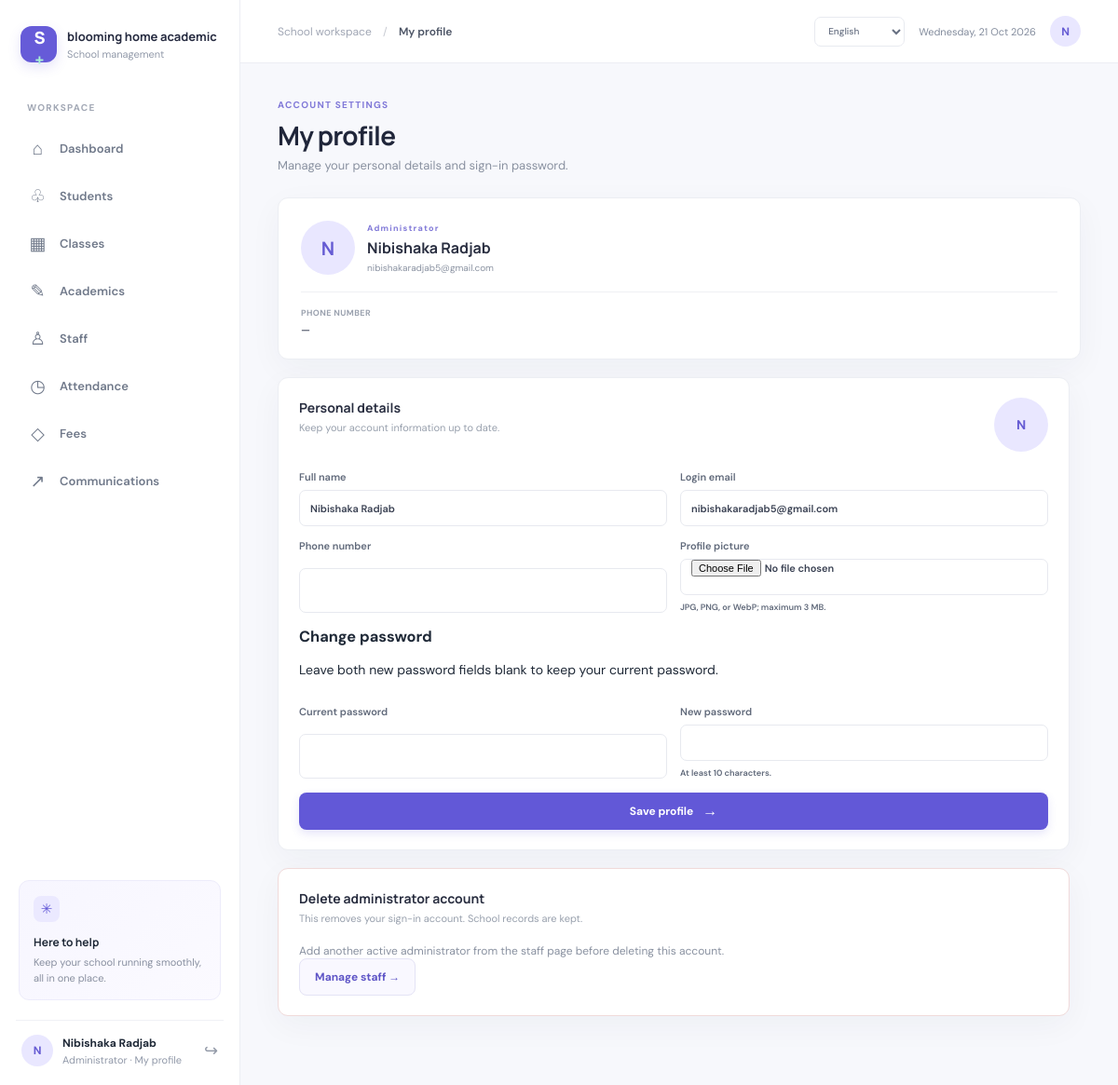
Screenshot of /index.php?page=profile (signed in) with the database file from the repository.
### tables this page shows
CREATE TABLE IF NOT EXISTS users (
    id BIGINT UNSIGNED AUTO_INCREMENT PRIMARY KEY,
    school_id BIGINT UNSIGNED NOT NULL,
    role_id TINYINT UNSIGNED NOT NULL,
    name VARCHAR(150) NOT NULL,
    email VARCHAR(190) NOT NULL UNIQUE,
    phone VARCHAR(40) NULL,
    password_hash VARCHAR(255) NOT NULL,
    profile_picture VARCHAR(255) NULL,
    is_active BOOLEAN NOT NULL DEFAULT TRUE,
    created_at TIMESTAMP NOT NULL DEFAULT CURRENT_TIMESTAMP,
    CONSTRAINT fk_users_school FOREIGN KEY (school_id) REFERENCES schools(id) ON DELETE CASCADE,
    CONSTRAINT fk_users_role FOREIGN KEY (role_id) REFERENCES roles(id)
);

CREATE TABLE IF NOT EXISTS roles (
    id TINYINT UNSIGNED AUTO_INCREMENT PRIMARY KEY,
    name VARCHAR(30) NOT NULL UNIQUE
);

### index.php (called while the page is built, shortened)
<?php
require_once __DIR__ . '/app/bootstrap.php';
require_once __DIR__ . '/app/layout.php';
require_login();
$pages = [
    'dashboard' => ['Dashboard', __DIR__ . '/pages/dashboard.php'],
    'students' => ['Students', __DIR__ . '/pages/students.php'],
    'classes' => ['Classes', __DIR__ . '/pages/classes.php'],
    'academics' => ['Academics', __DIR__ . '/pages/academics.php'],
    'teachers' => ['Staff', __DIR__ . '/pages/teachers.php'],
    'attendance' => ['Attendance', __DIR__ . '/pages/attendance.php'],
    'fees' => ['Fees', __DIR__ . '/pages/fees.php'],
    'communications' => ['Communications', __DIR__ . '/pages/communications.php'],
    'profile' => ['My profile', __DIR__ . '/pages/profile.php'],
];
$page = $_GET['page'] ?? (($_SESSION['user_role'] ?? '') === 'student' ? 'profile' : 'dashboard');
[$title, $file] = $pages[$page];
render_header($title, $page);
require $file;
render_footer();

### app/bootstrap.php (called while the page is built, shortened)
<?php
require_once __DIR__ . '/../config/database.php';
function current_language(): string
{
    return in_array($_SESSION['language'] ?? '', ['en', 'fr', 'sw'], true)
        ? $_SESSION['language']
        : 'en';
}
function t(string $message, array $replacements = []): string
{
    static $translations;
    $translations ??= require __DIR__ . '/translations.php';
    $translated = $translations[current_language()][$message] ?? $message;
    return $translated;
}
function localized_date(string|int $date, string $style = 'medium'): string
{
    $timestamp = is_int($date) ? $date : strtotime($date);
    $weekday = [
        'fr' => ['dimanche', 'lundi', 'mardi', 'mercredi', 'jeudi', 'vendredi', 'samedi'],
        'sw' => ['Jumapili', 'Jumatatu', 'Jumanne', 'Jumatano', 'Alhamisi', 'Ijumaa', 'Jumamosi'],
    ];
    $monthsShort = [
        'fr' => ['janv.', 'févr.', 'mars', 'avr.', 'mai', 'juin', 'juil.', 'août', 'sept.', 'oct.', 'nov.', 'déc.'],
        'sw' => ['Jan', 'Feb', 'Mac', 'Apr', 'Mei', 'Jun', 'Jul', 'Ago', 'Sep', 'Okt', 'Nov', 'Des'],
    ];
    $language = current_language();
    $day = (int) date('w', $timestamp);
    $month = (int) date('n', $timestamp) - 1;
    $shortMonth = $language === 'en' ? date('M', $timestamp) : $monthsShort[$language][$month];
    if ($style === 'full') {
        $dayName = $language === 'en' ? date('l', $timestamp) : $weekday[$language][$day];
        return ucfirst($dayName) . ', ' . date('j', $timestamp) . ' ' . $shortMonth . ' ' . date('Y', $timestamp);
    }
    return date('j', $timestamp) . ' ' . $shortMonth . ' ' . date('Y', $timestamp);
}
function e(?string $value): string
{
    return htmlspecialchars($value ?? '', ENT_QUOTES | ENT_SUBSTITUTE, 'UTF-8');
}
    ?>
    <?php
function require_login(): void
{
    $account = database()->prepare(
        'SELECT u.is_active, u.name, u.profile_picture, r.name AS role
         FROM users u JOIN roles r ON r.id = u.role_id
         WHERE u.id = ? AND u.school_id = ?'
    );
    $account->execute([(int) $_SESSION['user_id'], (int) $_SESSION['school_id']]);
}
function role_label(string $role): string
{
    $labels = [
        'admin' => 'Administrator',
        'teacher' => 'Teacher',
        'accountant' => 'Accountant',
        'dos' => 'Director of Studies (DOS)',
        'head_of_studies' => 'Head of Studies',
        'behavior_officer' => 'Behavior Officer',
        'parent' => 'Parent',
        'student' => 'Student',
    ];
    return t($labels[$role] ?? ucfirst(str_replace('_', ' ', $role)));
}
function current_user(): array
{
    return [
        'id' => (int) $_SESSION['user_id'],
        'school_id' => (int) $_SESSION['school_id'],
        'name' => (string) $_SESSION['user_name'],
        'role' => (string) $_SESSION['user_role'],
        'school_name' => (string) $_SESSION['school_name'],
        'profile_picture' => (string) ($_SESSION['profile_picture'] ?? ''),
    ];
}

### config/database.php (called while the page is built, shortened)
<?php
function database(): PDO
{
    static $connection;
    if ($connection instanceof PDO) {
        return $connection;
    }
    $host = getenv('DB_HOST') ?: '127.0.0.1';
    $name = getenv('DB_NAME') ?: 'school_management';
    $user = getenv('DB_USER') ?: 'root';
    $password = getenv('DB_PASSWORD') ?: '';
    $port = getenv('DB_PORT') ?: '3307';
    $connection = new PDO(
        "mysql:host={$host};port={$port};dbname={$name};charset=utf8mb4",
        $user,
        $password,
        [
            PDO::ATTR_ERRMODE => PDO::ERRMODE_EXCEPTION,
            PDO::ATTR_DEFAULT_FETCH_MODE => PDO::FETCH_ASSOC,
            PDO::ATTR_EMULATE_PREPARES => false,
        ]
    );
    return $connection;
}

### pages/profile.php (the view, shortened to what this page needs)
<?php
$user = current_user();
$profileQuery = database()->prepare(
    'SELECT u.name, u.email, u.phone, u.profile_picture, COALESCE(t.index_code, s.index_code) AS index_code
     FROM users u LEFT JOIN teachers t ON t.user_id = u.id AND t.school_id = u.school_id
     LEFT JOIN students s ON s.user_id = u.id AND s.school_id = u.school_id
     WHERE u.id = ? AND u.school_id = ?'
);
$profileQuery->execute([$user['id'], $user['school_id']]);
$profile = $profileQuery->fetch();
$otherAdministrators = 0;
if ($user['role'] === 'admin') {
    $adminQuery = database()->prepare(
        'SELECT COUNT(*) FROM users u JOIN roles r ON r.id = u.role_id
         WHERE u.school_id = ? AND u.is_active = 1 AND r.name = "admin" AND u.id <> ?'
    );
    $adminQuery->execute([$user['school_id'], $user['id']]);
    $otherAdministrators = (int) $adminQuery->fetchColumn();
}
?>
<section class="page-heading"><div><span class="eyebrow"><?= e(t('ACCOUNT SETTINGS')) ?></span><h1><?= e(t('My profile')) ?></h1><p><?= e(t('Manage your personal details and sign-in password.')) ?></p></div></section>
<section class="profile-card profile-card-self">
    <div class="profile-card-header">
        <?php if ($profile['profile_picture']): ?><img class="profile-card-avatar" src="<?= e($profile['profile_picture']) ?>" alt="<?= e(t('Profile picture')) ?>"><?php else: ?><span class="profile-card-avatar profile-card-initial"><?= e(strtoupper(substr($profile['name'], 0, 1))) ?></span><?php endif; ?>
        <div class="profile-card-identity"><span class="eyebrow"><?= e(role_label($user['role'])) ?></span><h2><?= e($profile['name']) ?></h2><span><?= e($profile['email']) ?></span></div>
    </div>
    <div class="profile-card-details">
        <div><small><?= e(t('Phone number')) ?></small><strong><?= e($profile['phone'] ?: '—') ?></strong></div>
    </div>
</section>
<section class="panel form-panel profile-panel">
    <div class="panel-heading"><div><h2><?= e(t('Personal details')) ?></h2><p><?= e(t('Keep your account information up to date.')) ?></p></div>
        <?php if ($profile['profile_picture']): ?><img class="profile-preview" src="<?= e($profile['profile_picture']) ?>" alt="<?= e(t('Profile picture')) ?>"><?php else: ?><span class="profile-preview profile-initial"><?= e(strtoupper(substr($profile['name'], 0, 1))) ?></span><?php endif; ?>
    </div>
    <form method="post" action="index.php?page=profile" enctype="multipart/form-data" class="form-stack">
        <div class="form-grid">
            <label><?= e(t('Full name')) ?><input name="name" value="<?= e($profile['name']) ?>" required maxlength="150"></label>
            <label><?= e(t('Login email')) ?><input type="email" name="email" value="<?= e($profile['email']) ?>" required maxlength="190" autocomplete="email"></label>
            <label><?= e(t('Phone number')) ?><input name="phone" value="<?= e($profile['phone'] ?? '') ?>" maxlength="40"></label>
            <label><?= e(t('Profile picture')) ?><input type="file" name="profile_picture" accept="image/jpeg,image/png,image/webp"><small><?= e(t('JPG, PNG, or WebP; maximum 3 MB.')) ?></small></label>
        </div>
        <div class="inline-section-title"><div><h3><?= e(t('Change password')) ?></h3><p><?= e(t('Leave both new password fields blank to keep your current password.')) ?></p></div></div>
        <div class="form-grid">
            <label><?= e(t('Current password')) ?><input type="password" name="current_password" autocomplete="current-password"></label>
            <label><?= e(t('New password')) ?><input type="password" name="new_password" minlength="10" autocomplete="new-password"><small><?= e(t('At least 10 characters.')) ?></small></label>
        </div>
        <button class="button button-primary" type="submit"><?= e(t('Save profile')) ?> <span>→</span></button>
    </form>
</section>
<?php if ($user['role'] === 'admin'): ?>
<section class="panel form-panel profile-panel danger-panel">
    <div class="panel-heading"><div><h2><?= e(t('Delete administrator account')) ?></h2><p><?= e(t('This removes your sign-in account. School records are kept.')) ?></p></div></div>
    <?php if ($otherAdministrators === 0): ?>
        <p class="form-note"><?= e(t('Add another active administrator from the staff page before deleting this account.')) ?></p>
        <a class="button button-secondary" href="index.php?page=teachers"><?= e(t('Manage staff')) ?> →</a>
    <?php endif; ?>
</section>
<?php endif; ?>

### app/layout.php (shortened to what this page needs)
<?php
function render_language_selector(string $class = 'language-picker'): void
{
    $script = basename((string) ($_SERVER['SCRIPT_NAME'] ?? 'index.php'));
    $query = $_GET;
    ?>
    <form class="<?= e($class) ?>" method="get" action="<?= e($script) ?>">
        <select id="language-select" name="lang" aria-label="<?= e(t('Language')) ?>" onchange="this.form.submit()">
            <?php foreach (['en' => 'English', 'fr' => 'French', 'sw' => 'Kiswahili'] as $code => $label): ?>
                <option value="<?= e($code) ?>"<?= current_language() === $code ? ' selected' : '' ?>><?= e(t($label)) ?></option>
            <?php endforeach; ?>
        </select>
    </form>
    <?php
}
function render_header(string $title, string $activePage): void
{
    $user = current_user();
    $navigation = [
        'dashboard' => ['Dashboard', '⌂'],
        'students' => ['Students', '♧'],
        'classes' => ['Classes', '▦'],
        'academics' => ['Academics', '✎'],
        'teachers' => ['Staff', '♙'],
        'attendance' => ['Attendance', '◷'],
        'fees' => ['Fees', '◇'],
        'communications' => ['Communications', '↗'],
    ];
    ?>
    <!doctype html>
    <html lang="<?= e(current_language()) ?>">
    <head>
        <link rel="stylesheet" href="assets/css/app.css">
    </head>
    <body>
    <div class="app-shell">
        <aside class="sidebar">
            <a class="brand" href="index.php">
                <span class="brand-mark">S<span>+</span></span>
                <span class="brand-copy"><strong><?= e($user['school_name']) ?></strong><small><?= e(t('School management')) ?></small></span>
            </a>
            <div class="nav-label"><?= e(t('WORKSPACE')) ?></div>
            <nav class="main-nav" aria-label="<?= e(t('Main navigation')) ?>">
                <?php foreach ($navigation as $key => [$label, $icon]): ?>
                    <a class="nav-link<?= $activePage === $key ? ' active' : '' ?>" href="index.php?page=<?= e($key) ?>">
                        <span class="nav-icon"><?= e($icon) ?></span><span><?= e(t($label)) ?></span>
                    </a>
                <?php endforeach; ?>
            </nav>
            <div class="sidebar-bottom">
                <div class="help-card">
                    <span class="help-icon">✳</span>
                    <strong><?= e(t('Here to help')) ?></strong>
                    <p><?= e(t('Keep your school running smoothly, all in one place.')) ?></p>
                </div>
                <div class="profile-row">
                    <a class="avatar-link" href="index.php?page=profile" aria-label="<?= e(t('My profile')) ?>">
                        <?php if ($user['profile_picture'] !== ''): ?><img class="avatar" src="<?= e($user['profile_picture']) ?>" alt=""><?php else: ?><span class="avatar"><?= e(strtoupper(substr($user['name'], 0, 1))) ?></span><?php endif; ?>
                    </a>
                    <a class="profile-copy" href="index.php?page=profile"><strong><?= e($user['name']) ?></strong><small><?= e(role_label($user['role'])) ?> · <?= e(t('My profile')) ?></small></a>
                    <a class="logout-link" href="logout.php" aria-label="<?= e(t('Sign out')) ?>" title="<?= e(t('Sign out')) ?>">↪</a>
                </div>
            </div>
        </aside>
        <main class="main-area">
            <header class="topbar">
                <div class="breadcrumb"><?= e(t('School workspace')) ?> <span>/</span> <strong><?= e(t($title)) ?></strong></div>
                <div class="topbar-right"><?= render_language_selector() ?><span class="today"><?= e(localized_date(time(), 'full')) ?></span><span class="top-avatar"><?= e(strtoupper(substr($user['name'], 0, 1))) ?></span></div>
            </header>
            <div class="page-content">
    <?php
}
function render_footer(): void
{
    ?>
            </div>
        </main>
    </div>
    </body>
    </html>
    <?php
}

### rows the page displays
users: name "N", name "Nibishaka Radjab", role.name "Administrator", email "nibishakaradjab5@gmail.com", phone "—"

### other values shown
$user['school_name'] "blooming home academic"
t('School management') "School management"
t('WORKSPACE') "WORKSPACE"
$icon "⌂"
t($label) "Dashboard"
$icon "♧"
t($label) "Students"
$icon "▦"
t($label) "Classes"
$icon "✎"
t($label) "Academics"
$icon "♙"
t($label) "Staff"
$icon "◷"
t($label) "Attendance"
